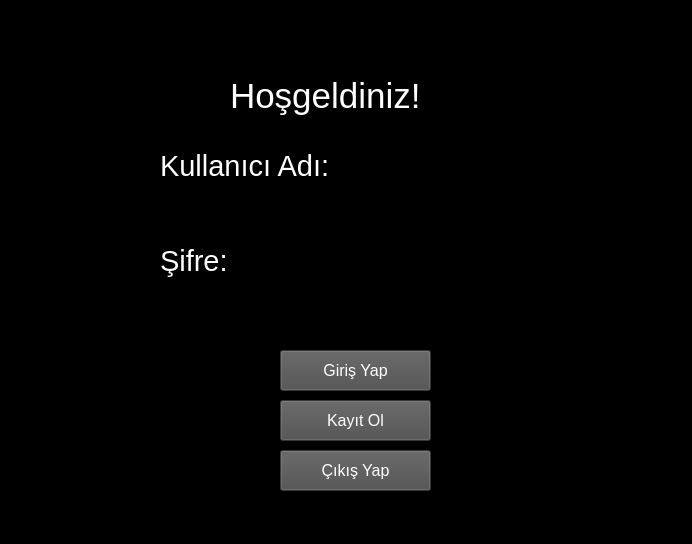
<?xml version="1.0" encoding="UTF-8"?>
<ui version="4.0">
 <class>MainWindow</class>
 <widget class="QMainWindow" name="MainWindow">
  <property name="geometry">
   <rect>
    <x>0</x>
    <y>0</y>
    <width>692</width>
    <height>544</height>
   </rect>
  </property>
  <property name="contextMenuPolicy">
   <enum>Qt::NoContextMenu</enum>
  </property>
  <property name="acceptDrops">
   <bool>false</bool>
  </property>
  <property name="windowTitle">
   <string>Giriş Ekranı</string>
  </property>
  <property name="styleSheet">
   <string notr="true">background-color: rgb(0, 0, 0);</string>
  </property>
  <widget class="QWidget" name="centralwidget">
   <widget class="QLabel" name="label">
    <property name="geometry">
     <rect>
      <x>230</x>
      <y>40</y>
      <width>241</width>
      <height>111</height>
     </rect>
    </property>
    <property name="font">
     <font>
      <pointsize>26</pointsize>
     </font>
    </property>
    <property name="styleSheet">
     <string notr="true">color: rgb(255, 255, 255);</string>
    </property>
    <property name="text">
     <string>Hoşgeldiniz!</string>
    </property>
   </widget>
   <widget class="QLabel" name="label_2">
    <property name="geometry">
     <rect>
      <x>160</x>
      <y>150</y>
      <width>371</width>
      <height>31</height>
     </rect>
    </property>
    <property name="font">
     <font>
      <pointsize>22</pointsize>
     </font>
    </property>
    <property name="styleSheet">
     <string notr="true">color:rgb(255, 255, 255)</string>
    </property>
    <property name="text">
     <string>Kullanıcı Adı:</string>
    </property>
   </widget>
   <widget class="QLabel" name="label_3">
    <property name="geometry">
     <rect>
      <x>160</x>
      <y>240</y>
      <width>291</width>
      <height>41</height>
     </rect>
    </property>
    <property name="font">
     <font>
      <pointsize>22</pointsize>
     </font>
    </property>
    <property name="styleSheet">
     <string notr="true">color:rgb(255, 255, 255)</string>
    </property>
    <property name="text">
     <string>Şifre:</string>
    </property>
   </widget>
   <widget class="QLineEdit" name="lineEdit">
    <property name="geometry">
     <rect>
      <x>160</x>
      <y>190</y>
      <width>371</width>
      <height>41</height>
     </rect>
    </property>
    <property name="font">
     <font>
      <pointsize>11</pointsize>
     </font>
    </property>
    <property name="styleSheet">
     <string notr="true">color:rgb(255, 255, 255)</string>
    </property>
   </widget>
   <widget class="QLineEdit" name="lineEdit_2">
    <property name="geometry">
     <rect>
      <x>160</x>
      <y>290</y>
      <width>371</width>
      <height>41</height>
     </rect>
    </property>
    <property name="font">
     <font>
      <pointsize>11</pointsize>
     </font>
    </property>
    <property name="contextMenuPolicy">
     <enum>Qt::DefaultContextMenu</enum>
    </property>
    <property name="styleSheet">
     <string notr="true">color: rgb(255, 255, 255);</string>
    </property>
    <property name="echoMode">
     <enum>QLineEdit::Password</enum>
    </property>
   </widget>
   <widget class="QPushButton" name="pushButton">
    <property name="geometry">
     <rect>
      <x>280</x>
      <y>350</y>
      <width>151</width>
      <height>41</height>
     </rect>
    </property>
    <property name="font">
     <font>
      <pointsize>12</pointsize>
     </font>
    </property>
    <property name="styleSheet">
     <string notr="true">color: rgb(255, 255, 255);
background-color: rgb(77, 77, 77);</string>
    </property>
    <property name="text">
     <string>Giriş Yap</string>
    </property>
   </widget>
   <widget class="QPushButton" name="pushButton_3">
    <property name="geometry">
     <rect>
      <x>280</x>
      <y>400</y>
      <width>151</width>
      <height>41</height>
     </rect>
    </property>
    <property name="font">
     <font>
      <pointsize>12</pointsize>
     </font>
    </property>
    <property name="styleSheet">
     <string notr="true">color: rgb(255, 255, 255);
background-color: rgb(77, 77, 77);</string>
    </property>
    <property name="text">
     <string>Kayıt Ol</string>
    </property>
   </widget>
   <widget class="QPushButton" name="pushButton_5">
    <property name="geometry">
     <rect>
      <x>280</x>
      <y>450</y>
      <width>151</width>
      <height>41</height>
     </rect>
    </property>
    <property name="font">
     <font>
      <pointsize>12</pointsize>
     </font>
    </property>
    <property name="styleSheet">
     <string notr="true">color: rgb(255, 255, 255);
background-color: rgb(77, 77, 77);</string>
    </property>
    <property name="text">
     <string>Çıkış Yap</string>
    </property>
   </widget>
  </widget>
  <widget class="QStatusBar" name="statusbar"/>
 </widget>
 <resources/>
 <connections/>
</ui>
